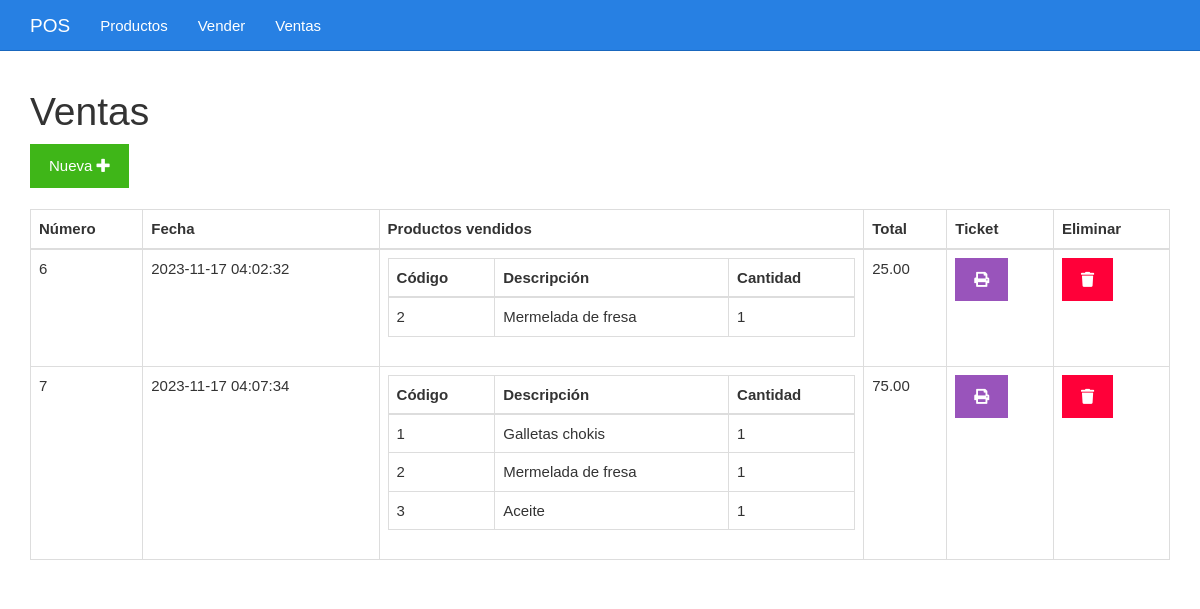
Page /ventas.php on the committed database.
### tables this page shows
CREATE TABLE `ventas` (
  `id` bigint(20) UNSIGNED NOT NULL,
  `fecha` datetime NOT NULL,
  `total` decimal(7,2) DEFAULT NULL
);

### ventas.php (the view)
<?php include_once "encabezado.php" ?>
<?php
include_once "base_de_datos.php";
$sentencia = $base_de_datos->query("SELECT ventas.total, ventas.fecha, ventas.id, GROUP_CONCAT(	productos.id_producto, '..',  productos.nombre, '..', productos_vendidos.cantidad SEPARATOR '__') AS productos FROM ventas INNER JOIN productos_vendidos ON productos_vendidos.id_venta = ventas.id INNER JOIN productos ON productos.id_producto = productos_vendidos.id_producto GROUP BY ventas.id ORDER BY ventas.id;");
$ventas = $sentencia->fetchAll(PDO::FETCH_OBJ);
?>
	<div class="col-xs-12">
		<h1>Ventas</h1>
		<div>
			<a class="btn btn-success" href="./vender.php">Nueva <i class="fa fa-plus"></i></a>
		</div>
		<br>
		<table class="table table-bordered">
			<thead>
				<tr>
					<th>Número</th>
					<th>Fecha</th>
					<th>Productos vendidos</th>
					<th>Total</th>
					<th>Ticket</th>
					<th>Eliminar</th>
				</tr>
			</thead>
			<tbody>
				<?php foreach($ventas as $venta){ ?>
				<tr>
					<td><?php echo $venta->id ?></td>
					<td><?php echo $venta->fecha ?></td>
					<td>
						<table class="table table-bordered">
							<thead>
								<tr>
									<th>Código</th>
									<th>Descripción</th>
									<th>Cantidad</th>
								</tr>
							</thead>
							<tbody>
								<?php foreach(explode("__", $venta->productos) as $productosConcatenados){
								$producto = explode("..", $productosConcatenados)
								?>
								<tr>
									<td><?php echo $producto[0] ?></td>
									<td><?php echo $producto[1] ?></td>
									<td><?php echo $producto[2] ?></td>
								</tr>
								<?php } ?>
							</tbody>
						</table>
					</td>
					<td><?php echo $venta->total ?></td>
					<td><a class="btn btn-info" href="<?php echo "imprimirTicket.php?id=" . $venta->id?>"><i class="fa fa-print"></i></a></td>
					<td><a class="btn btn-danger" href="<?php echo "eliminarVenta.php?id=" . $venta->id?>"><i class="fa fa-trash"></i></a></td>
				</tr>
				<?php } ?>
			</tbody>
		</table>
	</div>
<?php include_once "pie.php" ?>

### css/estilo.css (style rules this page uses)
body { padding-top: 70px; }

### rows in the picture
ventas: id "6", fecha "2023-11-17 04:02:32", producto "2", producto "Mermelada de fresa", producto "1", total "25.00"
ventas: id "7", fecha "2023-11-17 04:07:34", producto "1", producto "Galletas chokis", producto "2", producto "Mermelada de fresa", producto "3", producto "Aceite", total "75.00"
